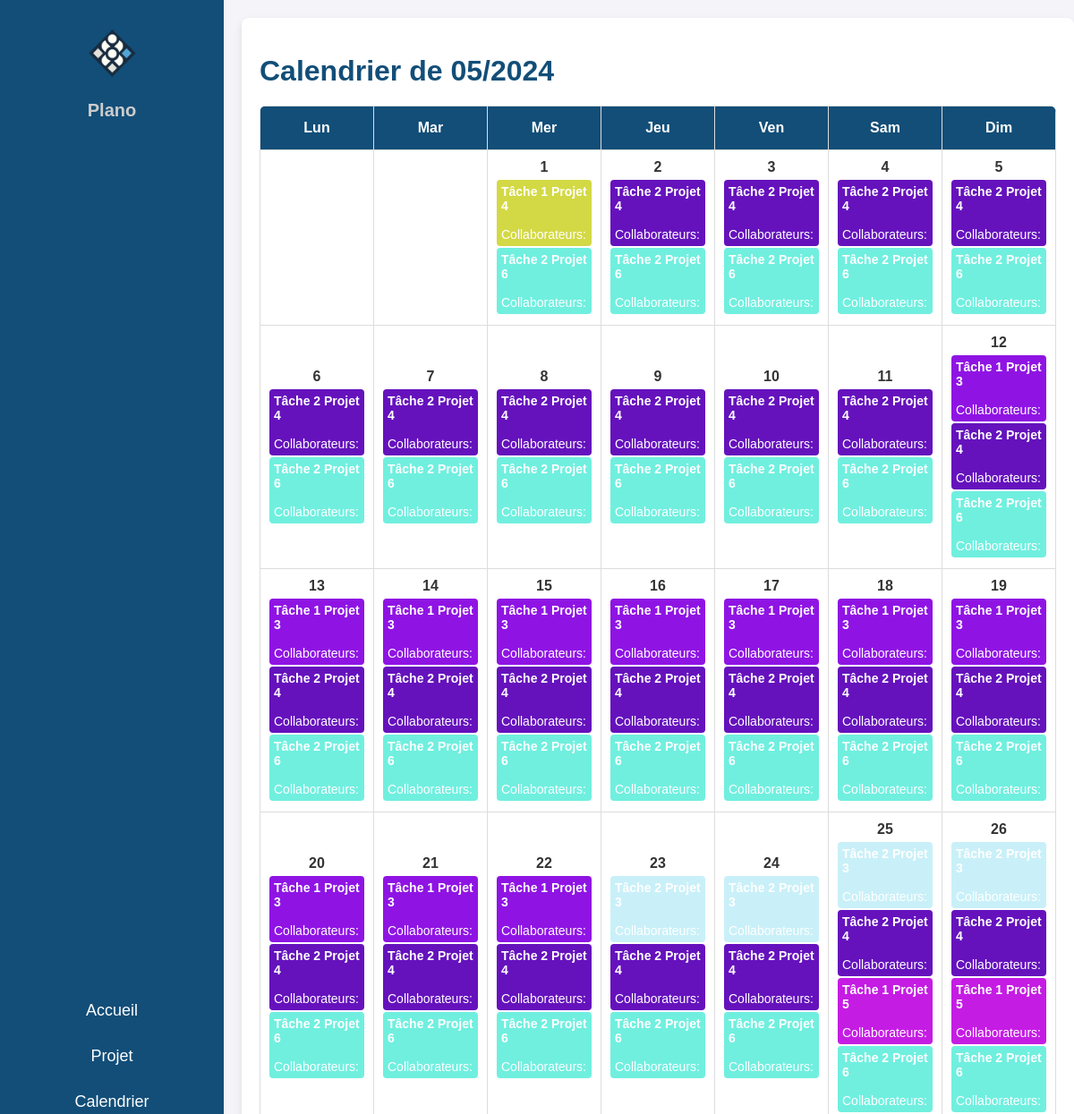
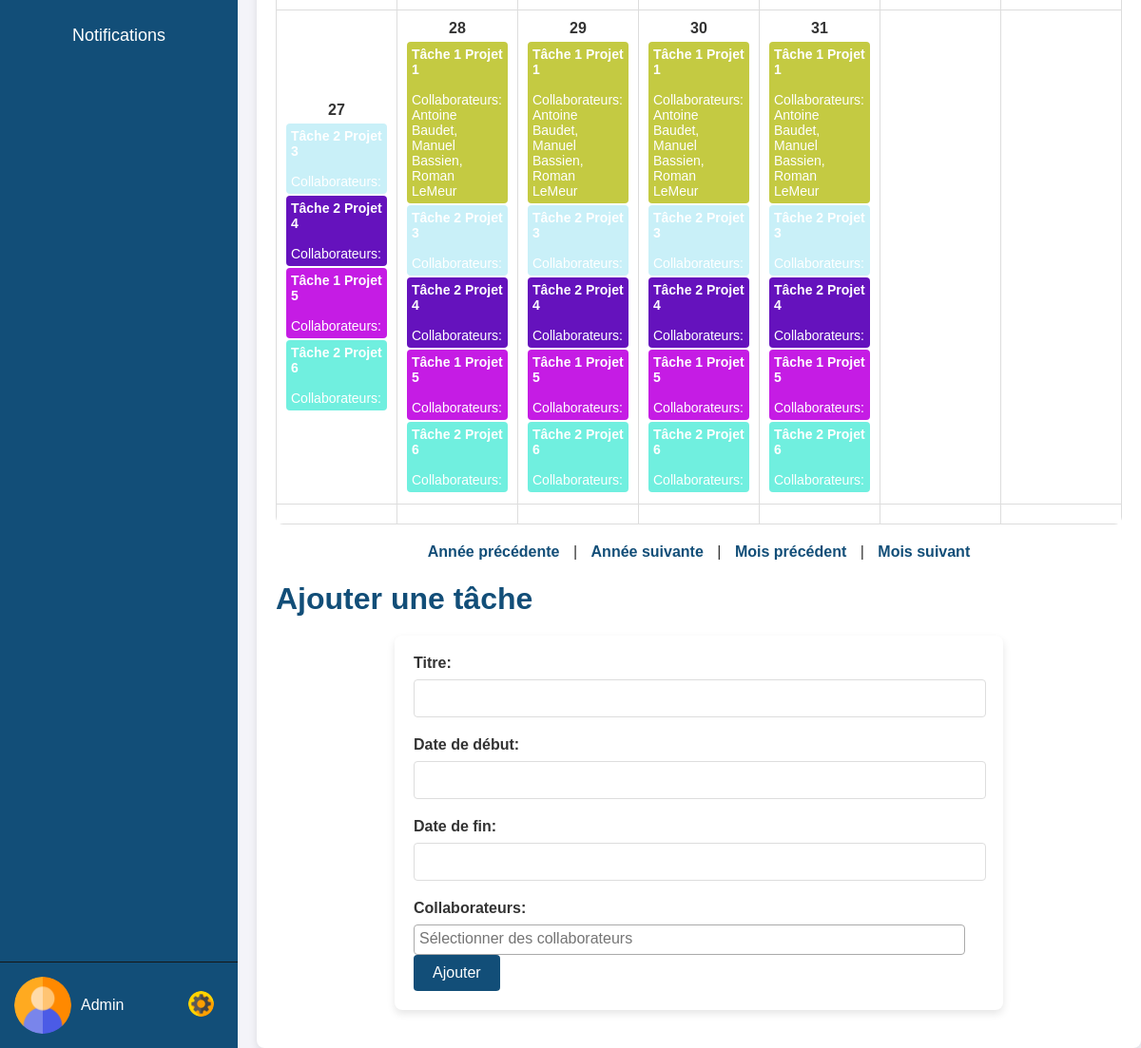
Screenshot of /Calendrier.php (signed in) with the database file from the repository (2 pictures, top to bottom).
### tables this page shows
CREATE TABLE Tache (
    ID_Tache INT AUTO_INCREMENT PRIMARY KEY,
    Titre VARCHAR(255),
    Debut DATE,
    Fin DATE,
    Collaborateur INT,
    Projet INT,
    état bit,
    FOREIGN KEY (Collaborateur) REFERENCES Collaborateur(ID_Collaborateur),
    FOREIGN KEY (Projet) REFERENCES Projet(ID_Projet)
);

### Calendrier.php (the view, shortened to what this page needs)
<?php
include('config.php');
$nomUtilisateur = $_SESSION['nom'];
function getTasks($conn, $date) {
    $sql = "SELECT Tache.*, GROUP_CONCAT(Collaborateur.Nom SEPARATOR ', ') as Collaborateurs
            FROM Tache
            LEFT JOIN Tache_Collaborateur ON Tache.ID_Tache = Tache_Collaborateur.ID_Tache
            LEFT JOIN Collaborateur ON Tache_Collaborateur.ID_Collaborateur = Collaborateur.ID_Collaborateur
            WHERE '$date' BETWEEN Debut AND Fin
            GROUP BY Tache.ID_Tache";
    $result = $conn->query($sql);
    $tasks = [];
    if ($result->num_rows > 0) {
        while($row = $result->fetch_assoc()) {
            $tasks[] = $row;
        }
    }
    return $tasks;
}
function generateColorFromId($id) {
    $hash = md5($id);
    $color = substr($hash, 0, 6);
    return '#' . $color;
}
function generateCalendar($conn, $year, $month) {
    $calendar = '<table class="calendar-table">';
    $calendar .= '<thead><tr><th>Lun</th><th>Mar</th><th>Mer</th><th>Jeu</th><th>Ven</th><th>Sam</th><th>Dim</th></tr></thead>';
    $calendar .= '<tbody>';
    $firstDayOfMonth = new DateTime("$year-$month-01");
    $firstDayOfMonth->modify('first day of this month');
    $daysInMonth = $firstDayOfMonth->format('t');
    $firstDayOfWeek = ($firstDayOfMonth->format('N') + 6) % 7;
    $date = 1 - $firstDayOfWeek;
    for ($i = 0; $i < 6; $i++) {
        $calendar .= '<tr>';
        for ($j = 0; $j < 7; $j++) {
            if ($date > 0 && $date <= $daysInMonth) {
                $currentDate = "$year-$month-" . str_pad($date, 2, '0', STR_PAD_LEFT);
                $tasks = getTasks($conn, $currentDate);
                $calendar .= '<td>';
                $calendar .= "<div class='date'>$date</div>";
                foreach ($tasks as $task) {
                    $color = generateColorFromId($task['ID_Tache']);
                    $calendar .= "<div class='task' style='background-color: $color'>";
                    $calendar .= "<strong>{$task['Titre']}</strong><br>";
                    $calendar .= "<span>Collaborateurs: {$task['Collaborateurs']}</span>";
                    $calendar .= "</div>";
                }
                $calendar .= '</td>';
            } else {
                $calendar .= '<td></td>';
            }
            $date++;
        }
        $calendar .= '</tr>';
    }
    $calendar .= '</tbody>';
    $calendar .= '</table>';
    return $calendar;
}
$year = date('Y');
$month = date('m');
?>
<!DOCTYPE html>
<html lang="fr">
<head>
    <link rel="stylesheet" href="calendar.css">
    <link href="https://cdn.jsdelivr.net/npm/select2@4.1.0-rc.0/dist/css/select2.min.css" rel="stylesheet" />
    <link rel="stylesheet" href="https://code.jquery.com/ui/1.12.1/themes/base/jquery-ui.css">
</head>
<body>
    <div class="navbar">
        <div class="logo">
            <img src="image/logofirst.png" alt="Logo">
            <h1>Plano</h1>
        </div>
        <ul>
            <li><a href="page.php">Accueil</a></li>
            <li><a href="projet.php">Projet</a></li>
            <li><a href="Calendrier.php">Calendrier</a></li>
            <li><a href="#">Notifications</a></li>
        </ul>
        <div class="profile-banner">
            <img src="image/user.png" alt="Profil">
            <div class="profile-info">
                <p><?php echo htmlspecialchars($nomUtilisateur); ?></p>
                <div class="settings-button">
                    <a href="javascript:void(0);" onclick="toggleSettings()"><img src="image/settings.png" alt="Réglages"></a>
                </div>
            </div>
        </div>
    </div>
    <div class="main-container">
        <div class="main-content">
            <h1>Calendrier de <?php echo "$month/$year" ?></h1>
            <?php echo generateCalendar($conn, $year, $month); ?>
            <div class="calendar-navigation">
                <a href="?year=<?php echo $year - 1; ?>&month=<?php echo $month; ?>">Année précédente</a> |
                <a href="?year=<?php echo $year + 1; ?>&month=<?php echo $month; ?>">Année suivante</a> |
                <a href="?year=<?php echo $year; ?>&month=<?php echo $month - 1; ?>">Mois précédent</a> |
                <a href="?year=<?php echo $year; ?>&month=<?php echo $month + 1; ?>">Mois suivant</a>
            </div>
            <h1>Ajouter une tâche</h1>
            <form action="addTask.php" method="POST">
                <label for="titre">Titre:</label>
                <input type="text" id="titre" name="titre" required>
                <label for="debut">Date de début:</label>
                <input type="text" id="debut" name="debut" required>
                <label for="fin">Date de fin:</label>
                <input type="text" id="fin" name="fin" required>
                <label for="collaborateurs">Collaborateurs:</label>
                <button type="submit">Ajouter</button>
            </form>
        </div>
    </div>
</body>
</html>

### Calendar.css (style rules this page uses)
body { margin: 0; font-family: Arial, sans-serif; background-color: #f4f4f9; color: #333; }
.navbar { width: 250px; position: fixed; top: 0; left: 0; height: 100%; background-color: #124E78; color: white; display: flex; flex-direction: column; justify-content: space-between; }
.navbar ul { list-style-type: none; padding: 0; }
.navbar ul li { padding: 15px; text-align: center; font-size: 18px; }
.navbar ul li a { color: white; text-decoration: none; display: block; }
.profile-banner { display: flex; align-items: center; padding: 15px; border-top: 1px solid #161616; }
.profile-banner img { width: 60px; height: auto; border-radius: 50%; margin-right: 10px; }
.profile-banner .profile-info { display: flex; align-items: center; justify-content: space-between; width: 100%; }
.profile-banner .profile-info p { margin: 0; flex-grow: 1; }
.settings-button img { width: 27px; height: 27px; }
.main-content { margin-left: 270px; padding: 20px; background-color: white; border-radius: 8px; box-shadow: 0 4px 8px rgba(0, 0, 0, 0.1); max-width: 1200px; margin-top: 20px; }
h1 { color: #124E78; margin-bottom: 20px; }
.calendar-table { width: 100%; border-collapse: collapse; margin-bottom: 20px; background-color: #fff; border-radius: 8px; overflow: hidden; }
.calendar-table th, .calendar-table td { width: 14.28%; border: 1px solid #ddd; text-align: center; padding: 10px; transition: background-color 0.3s ease; }
.calendar-table th { background-color: #124E78; color: white; padding: 15px; }
.date { font-weight: bold; margin-bottom: 5px; font-size: 16px; }
.task { background-color: #2ecc71; color: white; margin: 2px 0; padding: 5px; border-radius: 4px; font-size: 14px; text-align: left; }
.task strong { display: block; }
.calendar-navigation { text-align: center; margin-bottom: 20px; }
.calendar-navigation a { color: #124E78; text-decoration: none; margin: 0 10px; font-weight: bold; transition: color 0.3s ease; }
form { background-color: #fff; padding: 20px; border-radius: 8px; box-shadow: 0 4px 8px rgba(0, 0, 0, 0.1); max-width: 600px; margin: 20px auto; }
form label { display: block; margin-bottom: 8px; font-weight: bold; }
form input[type="text"], form select { width: calc(100% - 20px); padding: 10px; margin-bottom: 20px; border: 1px solid #ddd; border-radius: 4px; font-size: 16px; }
form button { background-color: #124E78; color: white; padding: 10px 20px; border: none; border-radius: 4px; font-size: 16px; cursor: pointer; transition: background-color 0.3s ease; }
.navbar .logo { text-align: center; padding: 20px; }
.navbar .logo img { width: 80px; height: auto; }
.navbar .logo h1 { font-size: 20px; margin: 10px 0 0; color: #ccc; }

### rows the page displays
tache: Titre "Tâche 1 Projet 4"
tache: Titre "Tâche 2 Projet 6"
tache: Titre "Tâche 2 Projet 4"
tache: Titre "Tâche 1 Projet 3"
tache: Titre "Tâche 2 Projet 3"
tache: Titre "Tâche 1 Projet 5"
tache: Titre "Tâche 1 Projet 1", Collaborateurs "Antoine Baudet, Manuel Bassien, Roman LeMeur"

### other values shown
$nomUtilisateur "Admin"
$month "05"
$year "2024"
